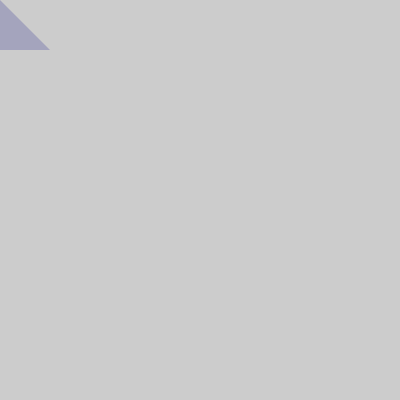
Frame 1 (no input)
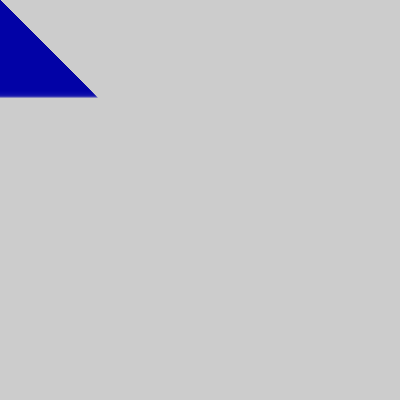
Frame 60 (the mouse pressed at the canvas centre just before this capture)
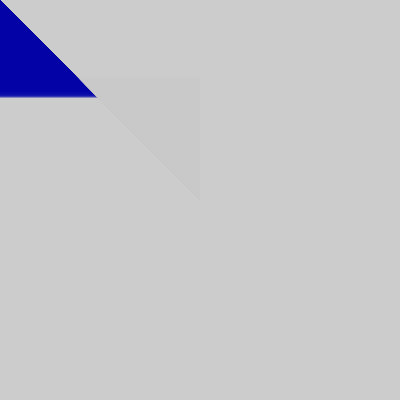
Frame 120 (the mouse held since frame 60 and released just before this capture)

The Processing sketch that drew these frames (run headless with seeded random() and noise(); from frame 60 on, the mouse is pressed at the canvas centre):

// Processing sketch: processing_187355
// ── processing_187355.pde

/*
 * Red Snake (Serpiente Roja)
 *
 * Programa para crear una serpiente roja moviendose por la pantalla
 *
 * Paso 6:
 *  - cambia el tamaño del circulo en funcion del tiempo
 *  - al igual que antes, necesitaras crear una variable
 *    para almacenar el valor del tamaño
 *  - puedes usar la misma funcion que para el color, pero
 *    cambiando la frecuencia
 *  - para mejor efecto visual, añade transparencia al color
 *
 * (c) 2013 D. Cuartielles, Arduino Verkstad, Suecia
 */
 
int azul = 225;
int tiempo = 0;
int diametro = 50;
  
void setup() {
  size(400, 400);
}
 
void draw() {
  tiempo = tiempo + 1;    
  azul = int(128 * (1 + sin(tiempo * 2 * PI / frameRate / 20)));
  diametro = int(50 * (1 + sin( tiempo * 2 * PI / frameRate / 5))); // Modifica el diametro del circulo con el paso del tiempo
   
  noStroke();            
  fill(mouseX, mouseY, azul, 50);  // Añade un 50% de transparencia al color
  triangle(mouseX, mouseY, diametro, diametro, mouseX, diametro);
}
